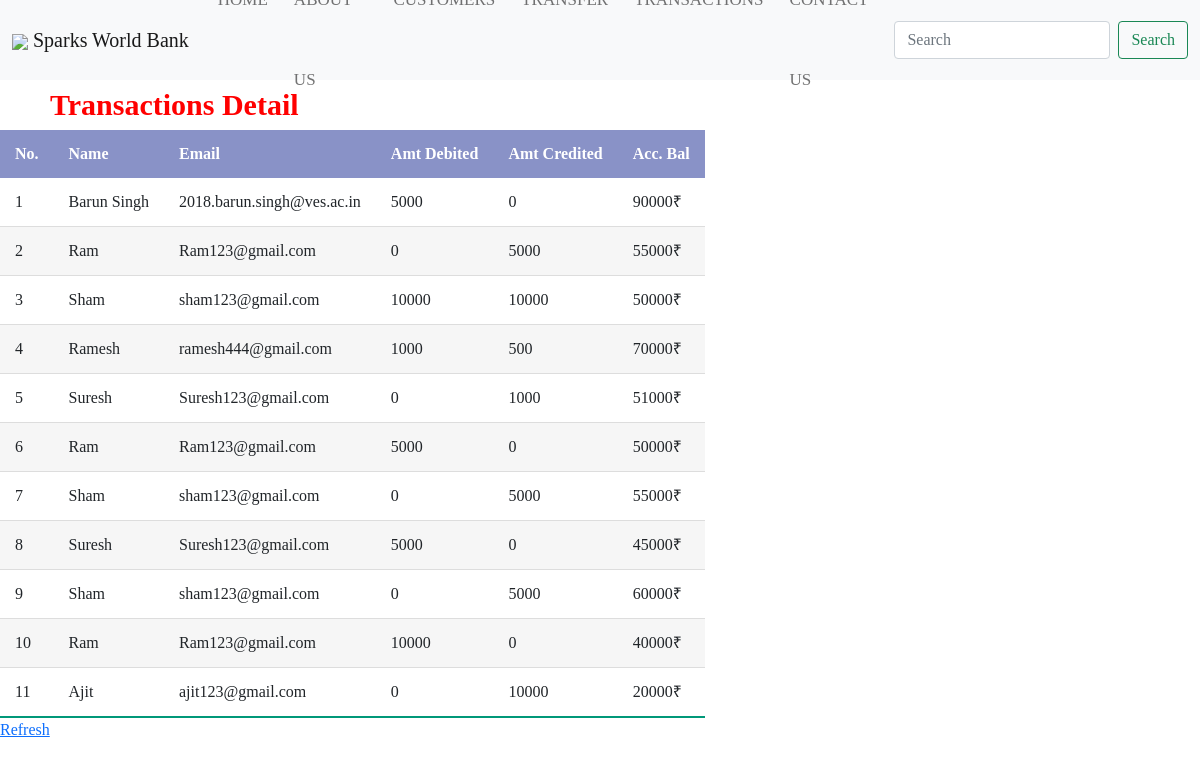
/trans, run on an earlier commit of the app's database.
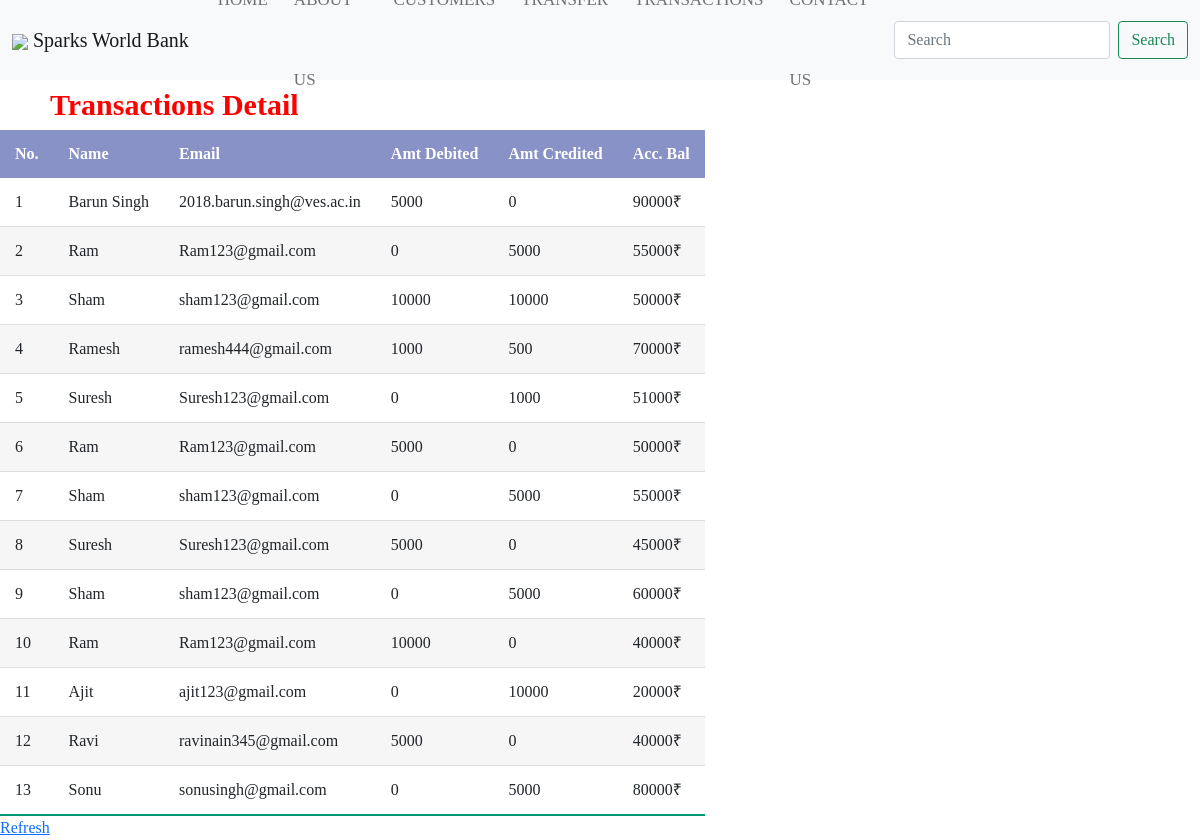
And on a later commit of the database.
### home/models.py (models this page shows)
class transactiondetail(models.Model):
    name = models.CharField(max_length=30)
    email = models.EmailField(max_length=30)
    deb_amt = models.IntegerField()
    cr_amt = models.IntegerField()
    ac_bal = models.IntegerField()

### home/views.py (the view)
# urls.py: path("trans", views.trans, name='trans'),
def trans(request):
    trans = transactiondetail.objects.all()
    return render(request, 'trans.html', {'trans': trans})

### templates/trans.html
{% extends 'base.html' %}
{% block body %}
<section>
    <label class="t1">Transactions Detail</label>
    <table class="table1">
        <thead>
            <tr>
                <th>No.</th>
                <th>Name</th>
                <th>Email</th>
                <th>Amt Debited</th>
                <th>Amt Credited</th>
                <th>Acc. Bal</th>
            </tr>
        </thead>
        <body>
            {% for i in trans %}
            <tr>
                <td>{{i.id}}</td>
                <td>{{i.name}}</td>
                <td>{{i.email}}</td>
                <td>{{i.deb_amt}}</td>
                <td>{{i.cr_amt}}</td>
                <td>{{i.ac_bal}}₹</td>
            </tr>
            {% endfor %}
        </body>
    </table>
    <label id="Refresh"><a href="trans">Refresh</a></label>
</section>
{% endblock body %}

### templates/base.html (shortened to what this page needs)
<!doctype html>
<html lang="en">
  <head>
    <link href="https://cdn.jsdelivr.net/npm/bootstrap@5.0.1/dist/css/bootstrap.min.css" rel="stylesheet">
    <link rel="stylesheet" href="/static/style.css">
  </head>
  <body>
    <nav class="navbar navbar-expand-lg navbar-light bg-light">
        <div class="container-fluid">
          <a class="navbar-brand" href="#">
            <img src="https://www.thesparksfoundationsingapore.org/images/logo_small.png" style="height:35px;">
             Sparks World Bank
          </a>
          <div class="collapse navbar-collapse" id="navbarSupportedContent">
            <ul class="navbar-nav me-auto mb-2 mb-lg-0">
              <li class="nav-item active">
                <a class="nav-link " aria-current="page" href="/ ">Home</a>
              </li>
              <li class="nav-item">
                <a class="nav-link" href="/about">About us</a>
              </li>
              <li class="nav-item">
                <a class="nav-link" href="/customers">Customers</a>
              </li>
              <li class="nav-item">
                <a class="nav-link" href="/payment"> Transfer</a>
              </li>
              <li class="nav-item">
                <a class="nav-link" href="/trans">Transactions</a>
              </li>
              <li class="nav-item">
                <a class="nav-link" href="/contact">Contact us</a>
              </li>
            </ul>
            <form class="d-flex">
              <input class="form-control me-2" type="search" placeholder="Search" aria-label="Search">
              <button class="btn btn-outline-success" type="submit">Search</button>
            </form>
          </div>
        </div>
      </nav>
      {% block body %}    {% endblock body%}
  </body>
</html>

### static/style.css (style rules this page uses)
* { padding: 0; margin: 0; text-decoration: none; box-sizing: border-box; }
body { font-family: montserrat; }
nav { background: #0082e6; height: 80px; width: 100%; }
nav ul { float: right; margin-right: 20px; }
nav ul li { display: inline-block; line-height: 80px; margin: 0 5px; }
nav ul li a { color: white; font-size: 17px; padding: 7px 13px; border: 3px; text-transform: uppercase; }
.t1 { color: red; position:center; font-size: 30px; line-height: 50px; padding-left: 50px; font-weight: bold; }
.table1 { position:center; border-collapse: collapse; padding-right: 5px; padding-left: 5px; box-shadow: 0 0 20px rbga(0, 0, 0, 0.15); }
.table1 thead tr { background-color: #2d3e9c8f; color: white; text-align: left; font-weight: bold; }
.table1 th, .table1 td { padding: 12px 15px; }
.table1 tbody tr { border-bottom: 1px solid #dddddd; }
.table1 tbody tr:nth-of-type(even) { background-color: #f3f3f3b6; }
.table1 tbody tr:last-of-type { border-bottom: 2px solid #009879; }

What changed in the data, as far as the page shows it:
added transactiondetail: id "12", name "Ravi", email "ravinain345@gmail.com", deb_amt "5000", cr_amt "0", ac_bal "40000"
added transactiondetail: id "13", name "Sonu", email "sonusingh@gmail.com", deb_amt "0", cr_amt "5000", ac_bal "80000"
